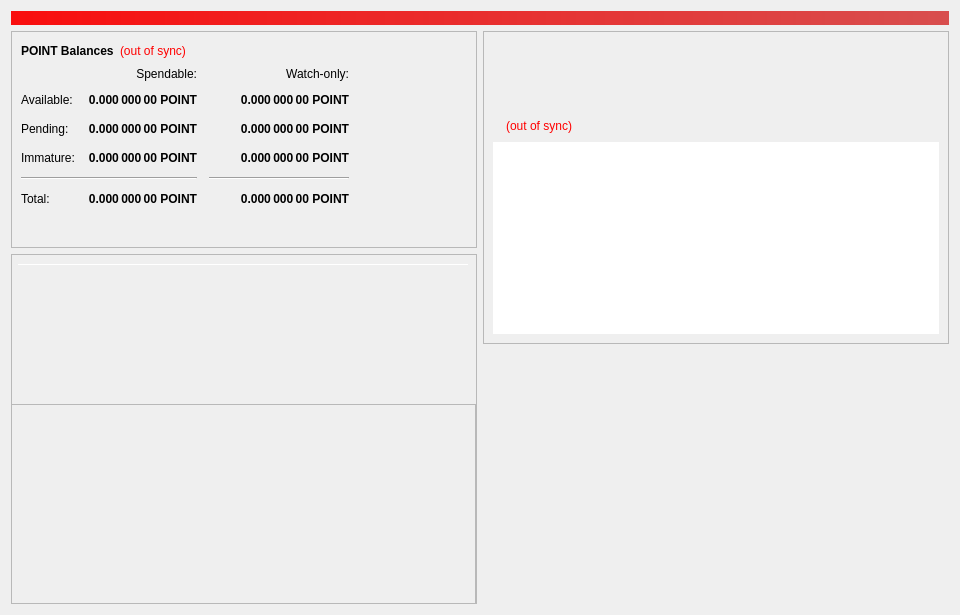
<?xml version="1.0" encoding="UTF-8"?>
<ui version="4.0">
 <class>OverviewPage</class>
 <widget class="QWidget" name="OverviewPage">
  <property name="geometry">
   <rect>
    <x>0</x>
    <y>0</y>
    <width>960</width>
    <height>615</height>
   </rect>
  </property>
  <property name="minimumSize">
   <size>
    <width>960</width>
    <height>0</height>
   </size>
  </property>
  <property name="windowTitle">
   <string>Form</string>
  </property>
  <layout class="QVBoxLayout" name="topLayout">
   <item>
    <widget class="QLabel" name="labelAlerts">
     <property name="visible">
      <bool>false</bool>
     </property>
     <property name="styleSheet">
      <string notr="true">background-color: qlineargradient(x1: 0, y1: 0, x2: 1, y2: 0, stop:0 #f90e0e, stop:1 #d84e4e); color:#000000;</string>
     </property>
     <property name="wordWrap">
      <bool>true</bool>
     </property>
     <property name="margin">
      <number>3</number>
     </property>
    </widget>
   </item>
   <item>
    <layout class="QHBoxLayout" name="horizontalLayout" stretch="1,1">
     <item>
      <layout class="QVBoxLayout" name="verticalLayout_2">
       <item>
        <widget class="QFrame" name="frame">
         <property name="frameShape">
          <enum>QFrame::StyledPanel</enum>
         </property>
         <property name="frameShadow">
          <enum>QFrame::Raised</enum>
         </property>
         <layout class="QVBoxLayout" name="verticalLayout_4">
          <item>
           <layout class="QHBoxLayout" name="horizontalLayout_4">
            <item>
             <widget class="QLabel" name="label_5">
              <property name="font">
               <font>
                <weight>75</weight>
                <bold>true</bold>
               </font>
              </property>
              <property name="text">
               <string>POINT Balances</string>
              </property>
             </widget>
            </item>
            <item>
             <widget class="QLabel" name="labelWalletStatus">
              <property name="cursor">
               <cursorShape>WhatsThisCursor</cursorShape>
              </property>
              <property name="toolTip">
               <string>The displayed information may be out of date. Your wallet automatically synchronizes with The Point network after a connection is established, but this process has not completed yet.</string>
              </property>
              <property name="styleSheet">
               <string notr="true">QLabel { color: red; }</string>
              </property>
              <property name="text">
               <string notr="true">(out of sync)</string>
              </property>
              <property name="alignment">
               <set>Qt::AlignLeading|Qt::AlignLeft|Qt::AlignVCenter</set>
              </property>
             </widget>
            </item>
            <item>
             <spacer name="horizontalSpacer_3">
              <property name="orientation">
               <enum>Qt::Horizontal</enum>
              </property>
              <property name="sizeHint" stdset="0">
               <size>
                <width>40</width>
                <height>20</height>
               </size>
              </property>
             </spacer>
            </item>
           </layout>
          </item>
          <item>
           <layout class="QGridLayout" name="gridLayout">
            <property name="spacing">
             <number>12</number>
            </property>
            <item row="2" column="2">
             <widget class="QLabel" name="labelWatchPending">
              <property name="font">
               <font>
                <weight>75</weight>
                <bold>true</bold>
               </font>
              </property>
              <property name="cursor">
               <cursorShape>IBeamCursor</cursorShape>
              </property>
              <property name="toolTip">
               <string>Unconfirmed transactions to watch-only addresses</string>
              </property>
              <property name="text">
               <string notr="true">0.000 000 00 POINT</string>
              </property>
              <property name="alignment">
               <set>Qt::AlignRight|Qt::AlignTrailing|Qt::AlignVCenter</set>
              </property>
              <property name="textInteractionFlags">
               <set>Qt::LinksAccessibleByMouse|Qt::TextSelectableByKeyboard|Qt::TextSelectableByMouse</set>
              </property>
             </widget>
            </item>
            <item row="2" column="1">
             <widget class="QLabel" name="labelUnconfirmed">
              <property name="font">
               <font>
                <weight>75</weight>
                <bold>true</bold>
               </font>
              </property>
              <property name="cursor">
               <cursorShape>IBeamCursor</cursorShape>
              </property>
              <property name="toolTip">
               <string>Total of transactions that have yet to be confirmed, and do not yet count toward the spendable balance</string>
              </property>
              <property name="text">
               <string notr="true">0.000 000 00 POINT</string>
              </property>
              <property name="alignment">
               <set>Qt::AlignRight|Qt::AlignTrailing|Qt::AlignVCenter</set>
              </property>
              <property name="textInteractionFlags">
               <set>Qt::LinksAccessibleByMouse|Qt::TextSelectableByKeyboard|Qt::TextSelectableByMouse</set>
              </property>
             </widget>
            </item>
            <item row="3" column="2">
             <widget class="QLabel" name="labelWatchImmature">
              <property name="font">
               <font>
                <weight>75</weight>
                <bold>true</bold>
               </font>
              </property>
              <property name="cursor">
               <cursorShape>IBeamCursor</cursorShape>
              </property>
              <property name="toolTip">
               <string>Staked or masternode rewards in watch-only addresses that has not yet matured</string>
              </property>
              <property name="text">
               <string notr="true">0.000 000 00 POINT</string>
              </property>
              <property name="alignment">
               <set>Qt::AlignRight|Qt::AlignTrailing|Qt::AlignVCenter</set>
              </property>
              <property name="textInteractionFlags">
               <set>Qt::LinksAccessibleByMouse|Qt::TextSelectableByKeyboard|Qt::TextSelectableByMouse</set>
              </property>
             </widget>
            </item>
            <item row="4" column="0" colspan="2">
             <widget class="Line" name="lineSpendableBalance">
              <property name="orientation">
               <enum>Qt::Horizontal</enum>
              </property>
             </widget>
            </item>
            <item row="4" column="2">
             <widget class="Line" name="lineWatchBalance">
              <property name="sizePolicy">
               <sizepolicy hsizetype="Preferred" vsizetype="Fixed">
                <horstretch>0</horstretch>
                <verstretch>0</verstretch>
               </sizepolicy>
              </property>
              <property name="minimumSize">
               <size>
                <width>140</width>
                <height>0</height>
               </size>
              </property>
              <property name="orientation">
               <enum>Qt::Horizontal</enum>
              </property>
             </widget>
            </item>
            <item row="5" column="0">
             <widget class="QLabel" name="labelTotalText">
              <property name="text">
               <string>Total:</string>
              </property>
             </widget>
            </item>
            <item row="3" column="1">
             <widget class="QLabel" name="labelImmature">
              <property name="font">
               <font>
                <weight>75</weight>
                <bold>true</bold>
               </font>
              </property>
              <property name="cursor">
               <cursorShape>IBeamCursor</cursorShape>
              </property>
              <property name="toolTip">
               <string>Staked or masternode rewards that has not yet matured</string>
              </property>
              <property name="text">
               <string notr="true">0.000 000 00 POINT</string>
              </property>
              <property name="alignment">
               <set>Qt::AlignRight|Qt::AlignTrailing|Qt::AlignVCenter</set>
              </property>
              <property name="textInteractionFlags">
               <set>Qt::LinksAccessibleByMouse|Qt::TextSelectableByKeyboard|Qt::TextSelectableByMouse</set>
              </property>
             </widget>
            </item>
            <item row="2" column="3">
             <spacer name="horizontalSpacer_2">
              <property name="orientation">
               <enum>Qt::Horizontal</enum>
              </property>
              <property name="sizeHint" stdset="0">
               <size>
                <width>40</width>
                <height>20</height>
               </size>
              </property>
             </spacer>
            </item>
            <item row="3" column="0">
             <widget class="QLabel" name="labelImmatureText">
              <property name="text">
               <string>Immature:</string>
              </property>
             </widget>
            </item>
            <item row="5" column="1">
             <widget class="QLabel" name="labelTotal">
              <property name="font">
               <font>
                <weight>75</weight>
                <bold>true</bold>
               </font>
              </property>
              <property name="cursor">
               <cursorShape>IBeamCursor</cursorShape>
              </property>
              <property name="toolTip">
               <string>Your current total balance</string>
              </property>
              <property name="text">
               <string notr="true">0.000 000 00 POINT</string>
              </property>
              <property name="alignment">
               <set>Qt::AlignRight|Qt::AlignTrailing|Qt::AlignVCenter</set>
              </property>
              <property name="textInteractionFlags">
               <set>Qt::LinksAccessibleByMouse|Qt::TextSelectableByKeyboard|Qt::TextSelectableByMouse</set>
              </property>
             </widget>
            </item>
            <item row="5" column="2">
             <widget class="QLabel" name="labelWatchTotal">
              <property name="font">
               <font>
                <weight>75</weight>
                <bold>true</bold>
               </font>
              </property>
              <property name="cursor">
               <cursorShape>IBeamCursor</cursorShape>
              </property>
              <property name="toolTip">
               <string>Current total balance in watch-only addresses</string>
              </property>
              <property name="text">
               <string notr="true">0.000 000 00 POINT</string>
              </property>
              <property name="alignment">
               <set>Qt::AlignRight|Qt::AlignTrailing|Qt::AlignVCenter</set>
              </property>
              <property name="textInteractionFlags">
               <set>Qt::LinksAccessibleByMouse|Qt::TextSelectableByKeyboard|Qt::TextSelectableByMouse</set>
              </property>
             </widget>
            </item>
            <item row="0" column="2">
             <widget class="QLabel" name="labelWatchonly">
              <property name="text">
               <string>Watch-only:</string>
              </property>
              <property name="alignment">
               <set>Qt::AlignRight|Qt::AlignTrailing|Qt::AlignVCenter</set>
              </property>
             </widget>
            </item>
            <item row="1" column="0">
             <widget class="QLabel" name="labelBalanceText">
              <property name="text">
               <string>Available:</string>
              </property>
             </widget>
            </item>
            <item row="1" column="1">
             <widget class="QLabel" name="labelBalance">
              <property name="font">
               <font>
                <weight>75</weight>
                <bold>true</bold>
               </font>
              </property>
              <property name="cursor">
               <cursorShape>IBeamCursor</cursorShape>
              </property>
              <property name="toolTip">
               <string>Your current spendable balance</string>
              </property>
              <property name="text">
               <string notr="true">0.000 000 00 POINT</string>
              </property>
              <property name="alignment">
               <set>Qt::AlignRight|Qt::AlignTrailing|Qt::AlignVCenter</set>
              </property>
              <property name="textInteractionFlags">
               <set>Qt::LinksAccessibleByMouse|Qt::TextSelectableByKeyboard|Qt::TextSelectableByMouse</set>
              </property>
             </widget>
            </item>
            <item row="1" column="2">
             <widget class="QLabel" name="labelWatchAvailable">
              <property name="font">
               <font>
                <weight>75</weight>
                <bold>true</bold>
               </font>
              </property>
              <property name="cursor">
               <cursorShape>IBeamCursor</cursorShape>
              </property>
              <property name="toolTip">
               <string>Your current balance in watch-only addresses</string>
              </property>
              <property name="text">
               <string notr="true">0.000 000 00 POINT</string>
              </property>
              <property name="alignment">
               <set>Qt::AlignRight|Qt::AlignTrailing|Qt::AlignVCenter</set>
              </property>
              <property name="textInteractionFlags">
               <set>Qt::LinksAccessibleByMouse|Qt::TextSelectableByKeyboard|Qt::TextSelectableByMouse</set>
              </property>
             </widget>
            </item>
            <item row="2" column="0">
             <widget class="QLabel" name="labelPendingText">
              <property name="text">
               <string>Pending:</string>
              </property>
             </widget>
            </item>
            <item row="0" column="1">
             <widget class="QLabel" name="labelSpendable">
              <property name="text">
               <string>Spendable:</string>
              </property>
              <property name="alignment">
               <set>Qt::AlignRight|Qt::AlignTrailing|Qt::AlignVCenter</set>
              </property>
             </widget>
            </item>
           </layout>
          </item>
          <item>
           <spacer name="verticalSpacer_4">
            <property name="orientation">
             <enum>Qt::Vertical</enum>
            </property>
            <property name="sizeHint" stdset="0">
             <size>
              <width>20</width>
              <height>40</height>
             </size>
            </property>
           </spacer>
          </item>
         </layout>
        </widget>
       </item>
       <item>
        <widget class="QFrame" name="frameObfuscation">
         <property name="minimumSize">
          <size>
           <width>0</width>
           <height>350</height>
          </size>
         </property>
         <property name="layoutDirection">
          <enum>Qt::LeftToRight</enum>
         </property>
         <property name="frameShape">
          <enum>QFrame::StyledPanel</enum>
         </property>
         <property name="frameShadow">
          <enum>QFrame::Raised</enum>
         </property>
         <widget class="QPushButton" name="runAutoDenom">
          <property name="geometry">
           <rect>
            <x>251</x>
            <y>17</y>
            <width>1</width>
            <height>1</height>
           </rect>
          </property>
          <property name="palette">
           <palette>
            <active>
             <colorrole role="WindowText">
              <brush brushstyle="SolidPattern">
               <color alpha="255">
                <red>0</red>
                <green>0</green>
                <blue>0</blue>
               </color>
              </brush>
             </colorrole>
             <colorrole role="Button">
              <brush brushstyle="SolidPattern">
               <color alpha="255">
                <red>239</red>
                <green>238</green>
                <blue>238</blue>
               </color>
              </brush>
             </colorrole>
             <colorrole role="Light">
              <brush brushstyle="SolidPattern">
               <color alpha="255">
                <red>255</red>
                <green>255</green>
                <blue>255</blue>
               </color>
              </brush>
             </colorrole>
             <colorrole role="Midlight">
              <brush brushstyle="SolidPattern">
               <color alpha="255">
                <red>247</red>
                <green>246</green>
                <blue>246</blue>
               </color>
              </brush>
             </colorrole>
             <colorrole role="Dark">
              <brush brushstyle="SolidPattern">
               <color alpha="255">
                <red>119</red>
                <green>119</green>
                <blue>119</blue>
               </color>
              </brush>
             </colorrole>
             <colorrole role="Mid">
              <brush brushstyle="SolidPattern">
               <color alpha="255">
                <red>159</red>
                <green>159</green>
                <blue>159</blue>
               </color>
              </brush>
             </colorrole>
             <colorrole role="Text">
              <brush brushstyle="SolidPattern">
               <color alpha="255">
                <red>0</red>
                <green>0</green>
                <blue>0</blue>
               </color>
              </brush>
             </colorrole>
             <colorrole role="BrightText">
              <brush brushstyle="SolidPattern">
               <color alpha="255">
                <red>255</red>
                <green>255</green>
                <blue>255</blue>
               </color>
              </brush>
             </colorrole>
             <colorrole role="ButtonText">
              <brush brushstyle="SolidPattern">
               <color alpha="255">
                <red>0</red>
                <green>0</green>
                <blue>0</blue>
               </color>
              </brush>
             </colorrole>
             <colorrole role="Base">
              <brush brushstyle="SolidPattern">
               <color alpha="255">
                <red>255</red>
                <green>255</green>
                <blue>255</blue>
               </color>
              </brush>
             </colorrole>
             <colorrole role="Window">
              <brush brushstyle="SolidPattern">
               <color alpha="255">
                <red>239</red>
                <green>238</green>
                <blue>238</blue>
               </color>
              </brush>
             </colorrole>
             <colorrole role="Shadow">
              <brush brushstyle="SolidPattern">
               <color alpha="255">
                <red>0</red>
                <green>0</green>
                <blue>0</blue>
               </color>
              </brush>
             </colorrole>
             <colorrole role="AlternateBase">
              <brush brushstyle="SolidPattern">
               <color alpha="255">
                <red>247</red>
                <green>246</green>
                <blue>246</blue>
               </color>
              </brush>
             </colorrole>
             <colorrole role="ToolTipBase">
              <brush brushstyle="SolidPattern">
               <color alpha="255">
                <red>255</red>
                <green>255</green>
                <blue>220</blue>
               </color>
              </brush>
             </colorrole>
             <colorrole role="ToolTipText">
              <brush brushstyle="SolidPattern">
               <color alpha="255">
                <red>0</red>
                <green>0</green>
                <blue>0</blue>
               </color>
              </brush>
             </colorrole>
            </active>
            <inactive>
             <colorrole role="WindowText">
              <brush brushstyle="SolidPattern">
               <color alpha="255">
                <red>0</red>
                <green>0</green>
                <blue>0</blue>
               </color>
              </brush>
             </colorrole>
             <colorrole role="Button">
              <brush brushstyle="SolidPattern">
               <color alpha="255">
                <red>239</red>
                <green>238</green>
                <blue>238</blue>
               </color>
              </brush>
             </colorrole>
             <colorrole role="Light">
              <brush brushstyle="SolidPattern">
               <color alpha="255">
                <red>255</red>
                <green>255</green>
                <blue>255</blue>
               </color>
              </brush>
             </colorrole>
             <colorrole role="Midlight">
              <brush brushstyle="SolidPattern">
               <color alpha="255">
                <red>247</red>
                <green>246</green>
                <blue>246</blue>
               </color>
              </brush>
             </colorrole>
             <colorrole role="Dark">
              <brush brushstyle="SolidPattern">
               <color alpha="255">
                <red>119</red>
                <green>119</green>
                <blue>119</blue>
               </color>
              </brush>
             </colorrole>
             <colorrole role="Mid">
              <brush brushstyle="SolidPattern">
               <color alpha="255">
                <red>159</red>
                <green>159</green>
                <blue>159</blue>
               </color>
              </brush>
             </colorrole>
             <colorrole role="Text">
              <brush brushstyle="SolidPattern">
               <color alpha="255">
                <red>0</red>
                <green>0</green>
                <blue>0</blue>
               </color>
              </brush>
             </colorrole>
             <colorrole role="BrightText">
              <brush brushstyle="SolidPattern">
               <color alpha="255">
                <red>255</red>
                <green>255</green>
                <blue>255</blue>
               </color>
              </brush>
             </colorrole>
             <colorrole role="ButtonText">
              <brush brushstyle="SolidPattern">
               <color alpha="255">
                <red>0</red>
                <green>0</green>
                <blue>0</blue>
               </color>
              </brush>
             </colorrole>
             <colorrole role="Base">
              <brush brushstyle="SolidPattern">
               <color alpha="255">
                <red>255</red>
                <green>255</green>
                <blue>255</blue>
               </color>
              </brush>
             </colorrole>
             <colorrole role="Window">
              <brush brushstyle="SolidPattern">
               <color alpha="255">
                <red>239</red>
                <green>238</green>
                <blue>238</blue>
               </color>
              </brush>
             </colorrole>
             <colorrole role="Shadow">
              <brush brushstyle="SolidPattern">
               <color alpha="255">
                <red>0</red>
                <green>0</green>
                <blue>0</blue>
               </color>
              </brush>
             </colorrole>
             <colorrole role="AlternateBase">
              <brush brushstyle="SolidPattern">
               <color alpha="255">
                <red>247</red>
                <green>246</green>
                <blue>246</blue>
               </color>
              </brush>
             </colorrole>
             <colorrole role="ToolTipBase">
              <brush brushstyle="SolidPattern">
               <color alpha="255">
                <red>255</red>
                <green>255</green>
                <blue>220</blue>
               </color>
              </brush>
             </colorrole>
             <colorrole role="ToolTipText">
              <brush brushstyle="SolidPattern">
               <color alpha="255">
                <red>0</red>
                <green>0</green>
                <blue>0</blue>
               </color>
              </brush>
             </colorrole>
            </inactive>
            <disabled>
             <colorrole role="WindowText">
              <brush brushstyle="SolidPattern">
               <color alpha="255">
                <red>119</red>
                <green>119</green>
                <blue>119</blue>
               </color>
              </brush>
             </colorrole>
             <colorrole role="Button">
              <brush brushstyle="SolidPattern">
               <color alpha="255">
                <red>239</red>
                <green>238</green>
                <blue>238</blue>
               </color>
              </brush>
             </colorrole>
             <colorrole role="Light">
              <brush brushstyle="SolidPattern">
               <color alpha="255">
                <red>255</red>
                <green>255</green>
                <blue>255</blue>
               </color>
              </brush>
             </colorrole>
             <colorrole role="Midlight">
              <brush brushstyle="SolidPattern">
               <color alpha="255">
                <red>247</red>
                <green>246</green>
                <blue>246</blue>
               </color>
              </brush>
             </colorrole>
             <colorrole role="Dark">
              <brush brushstyle="SolidPattern">
               <color alpha="255">
                <red>119</red>
                <green>119</green>
                <blue>119</blue>
               </color>
              </brush>
             </colorrole>
             <colorrole role="Mid">
              <brush brushstyle="SolidPattern">
               <color alpha="255">
                <red>159</red>
                <green>159</green>
                <blue>159</blue>
               </color>
              </brush>
             </colorrole>
             <colorrole role="Text">
              <brush brushstyle="SolidPattern">
               <color alpha="255">
                <red>119</red>
                <green>119</green>
                <blue>119</blue>
               </color>
              </brush>
             </colorrole>
             <colorrole role="BrightText">
              <brush brushstyle="SolidPattern">
               <color alpha="255">
                <red>255</red>
                <green>255</green>
                <blue>255</blue>
               </color>
              </brush>
             </colorrole>
             <colorrole role="ButtonText">
              <brush brushstyle="SolidPattern">
               <color alpha="255">
                <red>119</red>
                <green>119</green>
                <blue>119</blue>
               </color>
              </brush>
             </colorrole>
             <colorrole role="Base">
              <brush brushstyle="SolidPattern">
               <color alpha="255">
                <red>239</red>
                <green>238</green>
                <blue>238</blue>
               </color>
              </brush>
             </colorrole>
             <colorrole role="Window">
              <brush brushstyle="SolidPattern">
               <color alpha="255">
                <red>239</red>
                <green>238</green>
                <blue>238</blue>
               </color>
              </brush>
             </colorrole>
             <colorrole role="Shadow">
              <brush brushstyle="SolidPattern">
               <color alpha="255">
                <red>0</red>
                <green>0</green>
                <blue>0</blue>
               </color>
              </brush>
             </colorrole>
             <colorrole role="AlternateBase">
              <brush brushstyle="SolidPattern">
               <color alpha="255">
                <red>239</red>
                <green>238</green>
                <blue>238</blue>
               </color>
              </brush>
             </colorrole>
             <colorrole role="ToolTipBase">
              <brush brushstyle="SolidPattern">
               <color alpha="255">
                <red>255</red>
                <green>255</green>
                <blue>220</blue>
               </color>
              </brush>
             </colorrole>
             <colorrole role="ToolTipText">
              <brush brushstyle="SolidPattern">
               <color alpha="255">
                <red>0</red>
                <green>0</green>
                <blue>0</blue>
               </color>
              </brush>
             </colorrole>
            </disabled>
           </palette>
          </property>
          <property name="focusPolicy">
           <enum>Qt::NoFocus</enum>
          </property>
          <property name="autoFillBackground">
           <bool>true</bool>
          </property>
          <property name="text">
           <string/>
          </property>
          <property name="flat">
           <bool>true</bool>
          </property>
         </widget>
         <widget class="Line" name="line">
          <property name="geometry">
           <rect>
            <x>7</x>
            <y>10</y>
            <width>451</width>
            <height>1</height>
           </rect>
          </property>
          <property name="orientation">
           <enum>Qt::Horizontal</enum>
          </property>
         </widget>
         <widget class="QFrame" name="frame_3">
          <property name="geometry">
           <rect>
            <x>0</x>
            <y>150</y>
            <width>465</width>
            <height>201</height>
           </rect>
          </property>
          <property name="frameShape">
           <enum>QFrame::StyledPanel</enum>
          </property>
          <property name="frameShadow">
           <enum>QFrame::Raised</enum>
          </property>
         </widget>
        </widget>
       </item>
      </layout>
     </item>
     <item>
      <layout class="QVBoxLayout" name="verticalLayout_3">
       <item>
        <widget class="QFrame" name="frame_2">
         <property name="frameShape">
          <enum>QFrame::StyledPanel</enum>
         </property>
         <property name="frameShadow">
          <enum>QFrame::Raised</enum>
         </property>
         <layout class="QVBoxLayout" name="verticalLayout">
          <item>
           <spacer name="verticalSpacer_3">
            <property name="orientation">
             <enum>Qt::Vertical</enum>
            </property>
            <property name="sizeType">
             <enum>QSizePolicy::Fixed</enum>
            </property>
            <property name="sizeHint" stdset="0">
             <size>
              <width>20</width>
              <height>75</height>
             </size>
            </property>
           </spacer>
          </item>
          <item>
           <layout class="QHBoxLayout" name="horizontalLayout_2">
            <item>
             <widget class="QLabel" name="label_4">
              <property name="font">
               <font>
                <weight>75</weight>
                <bold>true</bold>
               </font>
              </property>
             </widget>
            </item>
            <item>
             <widget class="QLabel" name="labelTransactionsStatus">
              <property name="cursor">
               <cursorShape>WhatsThisCursor</cursorShape>
              </property>
              <property name="toolTip">
               <string>The displayed information may be out of date. Your wallet automatically synchronizes with The Point network after a connection is established, but this process has not completed yet.</string>
              </property>
              <property name="styleSheet">
               <string notr="true">QLabel { color: red; }</string>
              </property>
              <property name="text">
               <string notr="true">(out of sync)</string>
              </property>
              <property name="alignment">
               <set>Qt::AlignRight|Qt::AlignTrailing|Qt::AlignVCenter</set>
              </property>
             </widget>
            </item>
            <item>
             <spacer name="horizontalSpacer">
              <property name="orientation">
               <enum>Qt::Horizontal</enum>
              </property>
              <property name="sizeHint" stdset="0">
               <size>
                <width>40</width>
                <height>20</height>
               </size>
              </property>
             </spacer>
            </item>
           </layout>
          </item>
          <item>
           <widget class="QListView" name="listTransactions">
            <property name="styleSheet">
             <string notr="true">QListView { background: rgb(255, 255, 255); }</string>
            </property>
            <property name="frameShape">
             <enum>QFrame::NoFrame</enum>
            </property>
            <property name="verticalScrollBarPolicy">
             <enum>Qt::ScrollBarAlwaysOff</enum>
            </property>
            <property name="horizontalScrollBarPolicy">
             <enum>Qt::ScrollBarAlwaysOff</enum>
            </property>
            <property name="selectionMode">
             <enum>QAbstractItemView::NoSelection</enum>
            </property>
           </widget>
          </item>
         </layout>
        </widget>
       </item>
       <item>
        <spacer name="verticalSpacer_2">
         <property name="orientation">
          <enum>Qt::Vertical</enum>
         </property>
         <property name="sizeType">
          <enum>QSizePolicy::Expanding</enum>
         </property>
         <property name="sizeHint" stdset="0">
          <size>
           <width>20</width>
           <height>40</height>
          </size>
         </property>
        </spacer>
       </item>
      </layout>
     </item>
    </layout>
   </item>
  </layout>
 </widget>
 <resources/>
 <connections/>
</ui>
